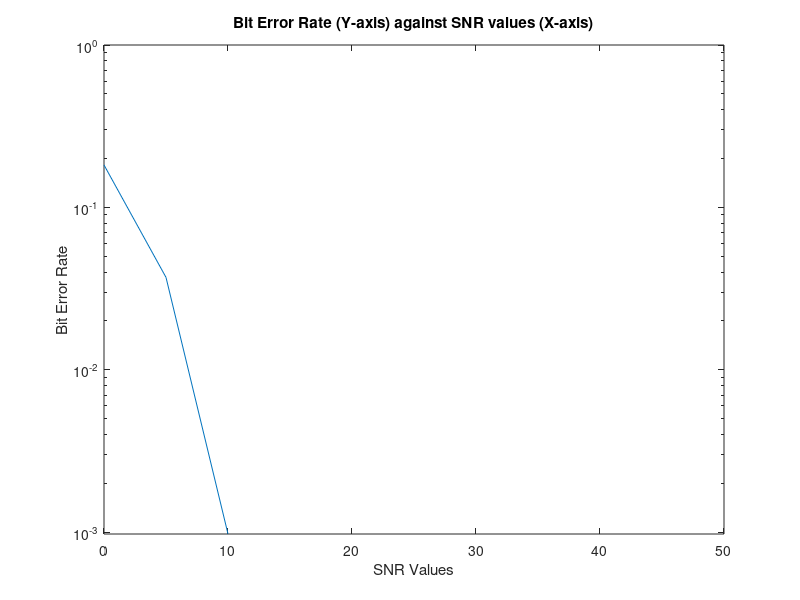

This chart was generated by the following MATLAB code:
%[1-1]
%Generate random binary digits (0 or 1) 
noOfBits = 1024;
inputData = randi([0, 1], [1, noOfBits]);

%[1-2]
%Convert binary digits to +/- 1 (1->+1, 0->-1) => Data for transmission
%Replace 0 to -1
inputData(inputData==0) = -1;

%[1-14]
%Simulation for different SNR values
SNR = 0:5:50; %Loop from 0 to 50 (in multiples of 5)

%[1-6]
%Assume input data has unit power
S=1; 

%[1-16]
bitErrorRate = zeros(1,11); %Initialise an array of 1-by-11 zeros to store error rate
SNRvalues = zeros(1,11); %Initialise an array of 1-by-11 zeros to store SNR values
arrayIndex = 1; %To count the array index for storage

for i = SNR %Loop from 0 to 50 (in multiples of 5)
    %[1-11]
    noOfErrors = 0; %Count number of errors for each SNR
    
    %[1-6]
    N=S./(10.^(i./10)); %Obtain noise variance (10log10 = S/N)
    
    %[1-3 && 1-7]
    %AWGN function applies White Gaussian Noise to inputData
    outputSignal = awgn(inputData,i,N); %i=SNR, N=noise variance
    
    %[1-8]
    %Convert outputSignal to 0/1
    %(outputSignal >= 0) -> 1
    %(outputSignal < 0) -> 0
    threshold = 0; 
    outputSignal(outputSignal>=threshold) = 1;
    outputSignal(outputSignal<threshold) = 0;
    
    %[1-9]
    %Conpute bit error rate
    for count=1:noOfBits %Loop from 1 to 1024
        %If inputData > 0 but outputSignal < 0, error
        %If inputData <= 0 but outputSignal >= 0, error
        if (inputData(count) > threshold && outputSignal(count) == 0) || (inputData(count) <= threshold && outputSignal(count) == 1)
            noOfErrors = noOfErrors + 1;
        end
    end
    %[1-16]
    SNRvalues(arrayIndex)=i; %Store current SNR value into array
    bitErrorRate(arrayIndex)= noOfErrors/noOfBits; %Store the bitErrorRate into array
    arrayIndex=arrayIndex+1;
end

%[1-15]
%Plot the results
semilogy(SNRvalues, bitErrorRate);
axis([0 50 -1 1])
title("Bit Error Rate (Y-axis) against SNR values (X-axis)");
xlabel('SNR Values');
ylabel('Bit Error Rate');
